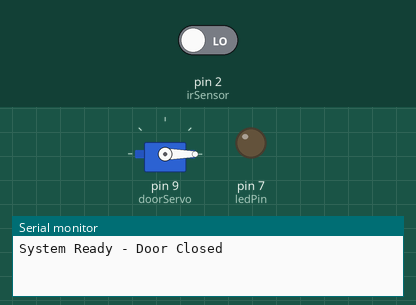
A sketch run on a simulated Arduino Uno, built with avr-gcc and run on an emulated ATmega328P. Shown: servo, output pins drawn as LEDs (lit = HIGH), the last lines printed to the serial monitor. The test bench sets the inputs (shaded band); at power-on: pin 2 (irSensor) LOW.

Above: at 1.2 s.
1.3 s: pin 2 (irSensor) driven HIGH
At 1.9 s:
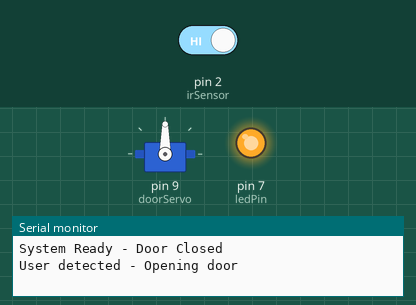
Timing chart, 0 to 7.8 s (numbered marks = the images above; inputs shaded):
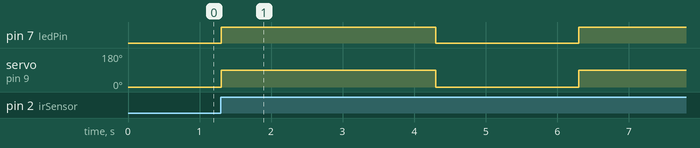

The sketch:

march_week_1.ino
```cpp
#include <Servo.h>

Servo doorServo;

int irSensor = 2;
int ledPin = 7;

int sensorState = 0;

void setup()
{
  doorServo.attach(9);

  pinMode(irSensor, INPUT);
  pinMode(ledPin, OUTPUT);

  Serial.begin(9600);

  doorServo.write(0);
  Serial.println("System Ready - Door Closed");
}

void loop()
{
  sensorState = digitalRead(irSensor);

  if(sensorState == HIGH)
  {
    Serial.println("User detected - Opening door");

    digitalWrite(ledPin, HIGH);

    doorServo.write(90);
    delay(3000);

    Serial.println("Closing door");

    doorServo.write(0);
    digitalWrite(ledPin, LOW);

    delay(2000);
  }
}
```

Measured:
- after the input at 1.3 s, pin 7 (ledPin): LOW → HIGH at once, → LOW 3.0 s later, → HIGH 2.0 s later; servo on pin 9 (doorServo): 0° → 90° at once, → 0° 3.0 s later, → 90° 2.0 s later
